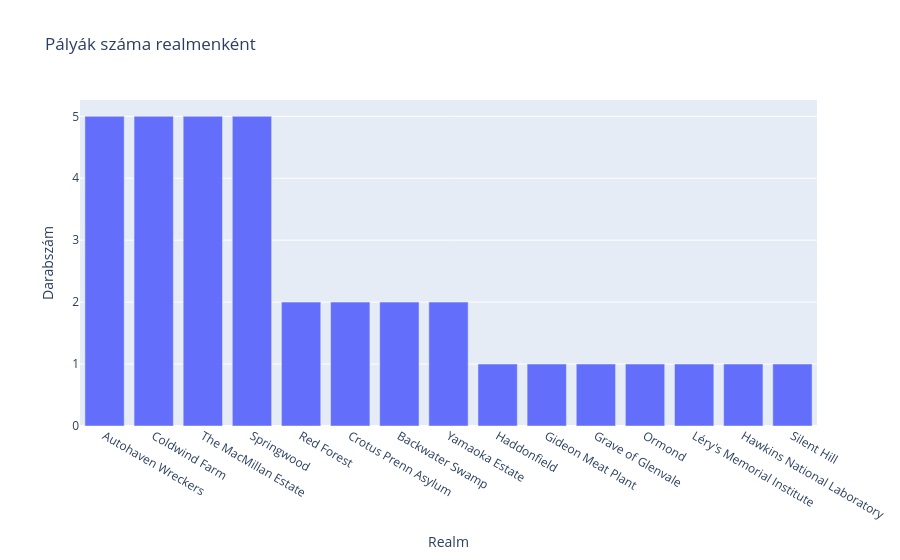

Write notebook code for a chart like this one.
### Markdown cell above
## Pályák

Hány különböző pálya tartozik az egyes realmekhez?

### Code cell
maps = read("maps")
realms = read("realms")
maps_by_realm = maps.groupby("realm")["map"].nunique().reindex(realms["realm"], fill_value=0)
maps_by_realm = maps_by_realm.sort_values(ascending=False).reset_index(name="Darabszám")
px.bar(maps_by_realm, x="realm", y="Darabszám", labels={"realm": "Realm"}, title="Pályák száma realmenként").show()

### Figure 1 — Plotly figure (JSON) as saved in the notebook; plotly's stock layout.template omitted (floating-point values rounded to 4 significant figures)
{"data": [{"hovertemplate": "Realm=%{x}<br>Darabszám=%{y}<extra></extra>", "legendgroup": "", "marker": {"color": "#636efa", "pattern": {"shape": ""}}, "name": "", "orientation": "v", "showlegend": false, "textposition": "auto", "type": "bar", "x": ["Autohaven Wreckers", "Coldwind Farm", "The MacMillan Estate", "Springwood", "Red Forest", "Crotus Prenn Asylum", "Backwater Swamp", "Yamaoka Estate", "Haddonfield", "Gideon Meat Plant", "Grave of Glenvale", "Ormond", "Léry's Memorial Institute", "Hawkins National Laboratory", "Silent Hill"], "xaxis": "x", "y": [5, 5, 5, 5, 2, 2, 2, 2, 1, 1, 1, 1, 1, 1, 1], "yaxis": "y"}], "layout": {"barmode": "relative", "legend": {"tracegroupgap": 0}, "title": {"text": "Pályák száma realmenként"}, "xaxis": {"anchor": "y", "domain": [0.0, 1.0], "title": {"text": "Realm"}}, "yaxis": {"anchor": "x", "domain": [0.0, 1.0], "title": {"text": "Darabszám"}}}}
